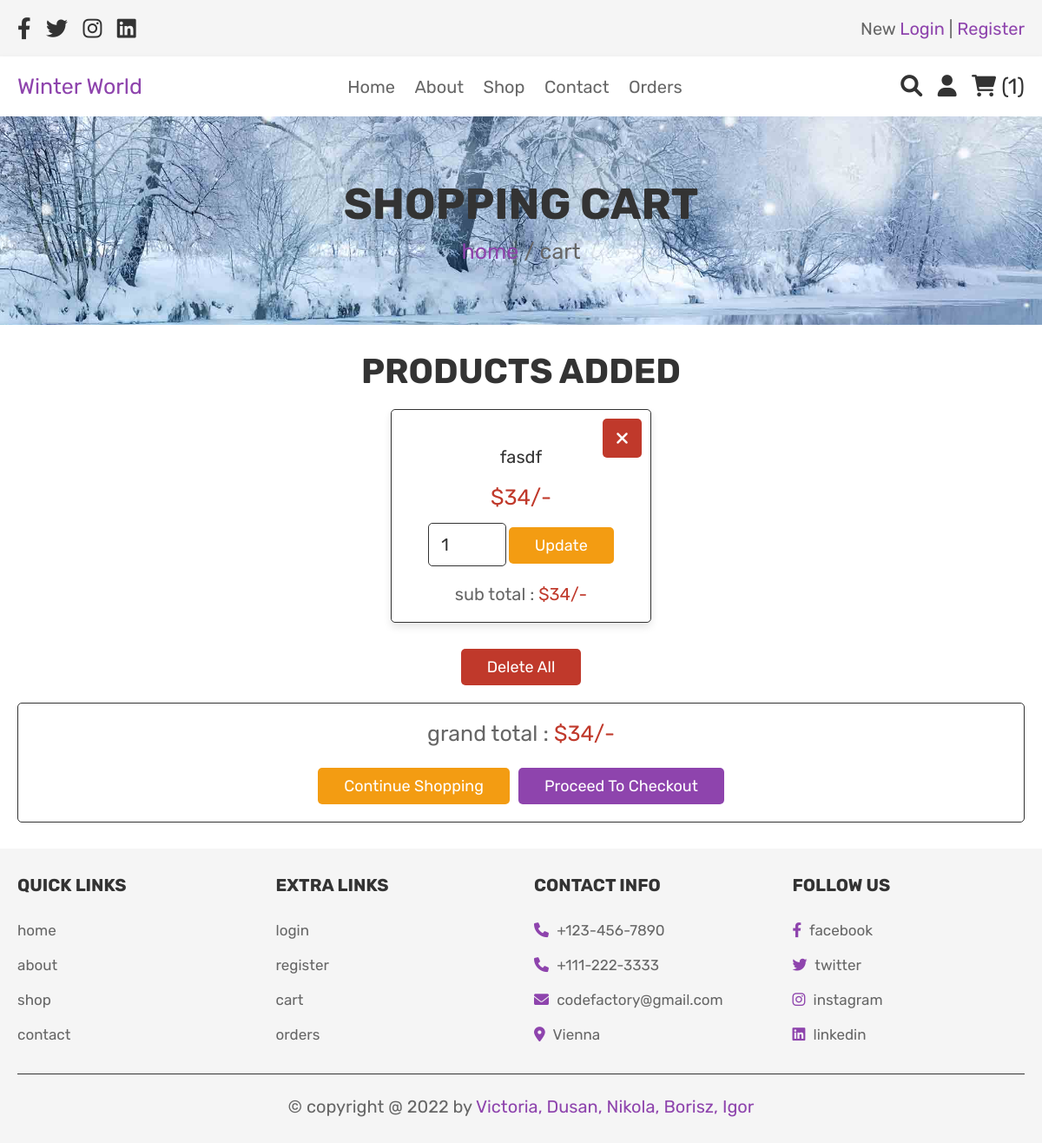
/cart.php (signed in), run on the app's committed database.
### tables this page shows
CREATE TABLE `cart` (
  `id` int(100) NOT NULL,
  `user_id` int(100) NOT NULL,
  `name` varchar(100) NOT NULL,
  `price` int(100) NOT NULL,
  `quantity` int(100) NOT NULL,
  `image` varchar(100) NOT NULL
);

### cart.php (the view, shortened to what this page needs)
<?php
include 'config.php';
$user_id = $_SESSION['user_id'];
?>
<!DOCTYPE html>
<html lang="en">
<head>
   <link rel="stylesheet" href="https://cdnjs.cloudflare.com/ajax/libs/font-awesome/6.0.0/css/all.min.css">
   <link rel="stylesheet" href="css/style.css">
</head>
<body>
<?php include 'header.php'; ?>
<div class="heading">
   <h3>shopping cart</h3>
   <p> <a href="home.php">home</a> / cart </p>
</div>
<section class="shopping-cart">
   <h1 class="title">products added</h1>
   <div class="box-container">
      <?php
         $grand_total = 0;
         $select_cart = mysqli_query($conn, "SELECT * FROM `cart` WHERE user_id = '$user_id'") or die('query failed');
         if(mysqli_num_rows($select_cart) > 0){
            while($fetch_cart = mysqli_fetch_assoc($select_cart)){
      ?>
      <div class="box">
         <a href="cart.php?delete=<?php echo $fetch_cart['id']; ?>" class="fas fa-times" onclick="return confirm('delete this from cart?');"></a>
         <div class="name"><?php echo $fetch_cart['name']; ?></div>
         <div class="price">$<?php echo $fetch_cart['price']; ?>/-</div>
         <form action="" method="post">
            <input type="number" min="1" name="cart_quantity" value="<?php echo $fetch_cart['quantity']; ?>">
            <input type="submit" name="update_cart" value="update" class="option-btn">
         </form>
         <div class="sub-total"> sub total : <span>$<?php echo $sub_total = ($fetch_cart['quantity'] * $fetch_cart['price']); ?>/-</span> </div>
      </div>
      <?php
      $grand_total += $sub_total;
         }
      }else{
         echo '<p class="empty">your cart is empty</p>';
      }
      ?>
   </div>
   <div style="margin-top: 2rem; text-align:center;">
      <a href="cart.php?delete_all" class="delete-btn <?php echo ($grand_total > 1)?'':'disabled'; ?>" onclick="return confirm('delete all from cart?');">delete all</a>
   </div>
   <div class="cart-total">
      <p>grand total : <span>$<?php echo $grand_total; ?>/-</span></p>
      <div class="flex">
         <a href="shop.php" class="option-btn">continue shopping</a>
         <a href="checkout.php" class="btn <?php echo ($grand_total > 1)?'':'disabled'; ?>">proceed to checkout</a>
      </div>
   </div>
</section>
<?php include 'footer.php'; ?>
</body>
</html>

### css/style.css (style rules this page uses)
:root { --purple:#8e44ad; --red:#c0392b; --orange:#f39c12; --black:#333; --white:#fff; --light-color:#666; --light-white:#ccc; --light-bg:#f5f5f5; --border:.1rem solid var(--black); --box-shadow:0 .5rem 1rem rgba(0,0,0,.1); }
* { font-family: 'Rubik', sans-serif; margin:0; padding:0; box-sizing: border-box; outline: none; border:none; text-decoration: none; transition:all .2s linear; }
html { font-size: 62.5%; overflow-x: hidden; }
section { padding:3rem 2rem; }
.title { text-align: center; margin-bottom: 2rem; text-transform: uppercase; color:var(--black); font-size: 4rem; }
.btn, .option-btn, .delete-btn, .white-btn { display: inline-block; margin-top: 1rem; padding:1rem 3rem; cursor: pointer; color:var(--white); font-size: 1.8rem; border-radius: .5rem; text-transform: capitalize; }
.white-btn, .btn { background-color: var(--purple); }
.option-btn { background-color: var(--orange); }
.delete-btn { background-color: var(--red); }
.heading { min-height: 30vh; display: flex; flex-flow: column; align-items: center; justify-content: center; gap:1rem; background: url(../images/WINTER-Banner-Front.jpg) no-repeat; background-size: cover; background-position: center; text-align: center; }
.heading h3 { font-size: 5rem; color:var(--black); text-transform: uppercase; }
.heading p { font-size: 2.5rem; color:var(--light-color); }
.heading p a { color:var(--purple); }
.shopping-cart .box-container { max-width: 1200px; margin:0 auto; display: grid; grid-template-columns: repeat(auto-fit, 30rem); align-items: center; gap:1.5rem; justify-content: center; }
.shopping-cart .box-container .box { text-align: center; padding:2rem; border-radius: .5rem; background-color: var(--white); box-shadow: var(--box-shadow); position: relative; border:var(--border); }
.shopping-cart .box-container .box .fa-times { position: absolute; top:1rem; right:1rem; height: 4.5rem; width: 4.5rem; line-height: 4.5rem; font-size: 2rem; background-color: var(--red); color:var(--white); border-radius: .5rem; }
.shopping-cart .box-container .box .name { padding:1rem 0; font-size: 2rem; color:var(--black); }
.shopping-cart .box-container .box .price { padding:1rem 0; font-size: 2.5rem; color:var(--red); }
.shopping-cart .box-container .box input[type="number"] { margin:.5rem 0; border:var(--border); border-radius: .5rem; padding:1.2rem 1.4rem; font-size: 2rem; color:var(--black); width: 9rem; }
.shopping-cart .box-container .box .sub-total { padding-top: 1.5rem; font-size: 2rem; color:var(--light-color); }
.shopping-cart .box-container .box .sub-total span { color:var(--red); }
.shopping-cart .cart-total { max-width: 1200px; margin:0 auto; border:var(--border); padding:2rem; text-align: center; margin-top: 2rem; border-radius: .5rem; }
.shopping-cart .cart-total p { font-size: 2.5rem; color:var(--light-color); }
.shopping-cart .cart-total p span { color:var(--red); }
.shopping-cart .cart-total .flex { display: flex; flex-wrap: wrap; column-gap:1rem; margin-top: 1.5rem; justify-content: center; }

### data on the page
cart: name "fasdf", price "34", cart_quantity "1"

### other printed values
$cart_rows_number "1"
$grand_total "34"
